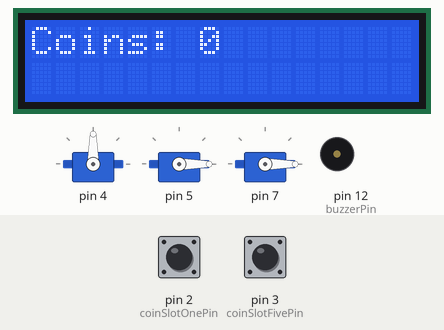
Bench run of a sketch on a simulated Arduino Uno, built with avr-gcc and run on an emulated ATmega328P. Parts: 3 × servo, 16×2 character LCD, buzzer (waves = sounding, pin HIGH). The inputs (shaded band) are chosen by the test bench; at power-on: pin 2 (coinSlotOnePin) HIGH, pin 3 (coinSlotFivePin) HIGH. What the sketch prints to the serial monitor is not drawn.

Above: at 2.3 s.
2.4 s: pin 2 (coinSlotOnePin) pulled LOW for 0.15 s
At 3.0 s:
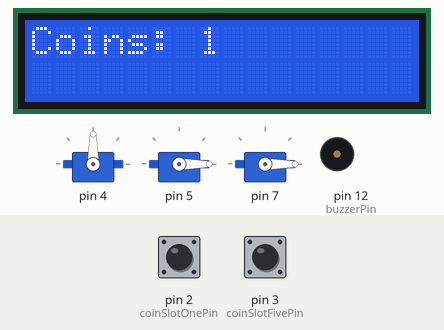
4.0 s: pin 3 (coinSlotFivePin) pulled LOW for 0.15 s
At 5.2 s:
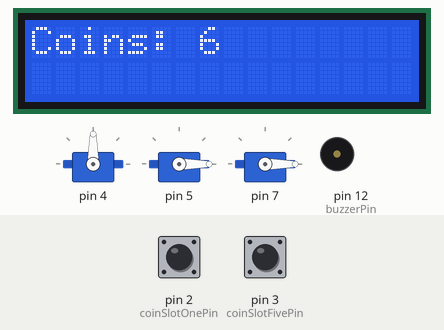
5.6 s: pin 2 (coinSlotOnePin) pulled LOW for 1 s
At 6.5 s:
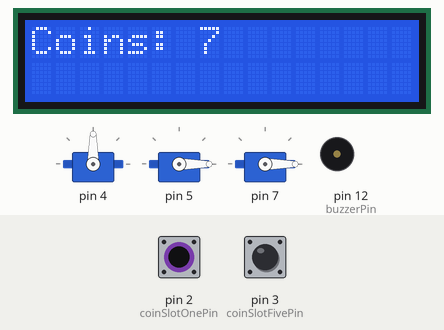
8.1 s: pin 3 (coinSlotFivePin) pulled LOW for 1 s
At 8.5 s:
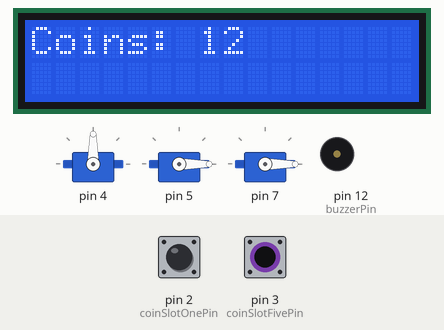
Timing chart, 0 to 11.1 s (numbered marks = the images above; inputs shaded):
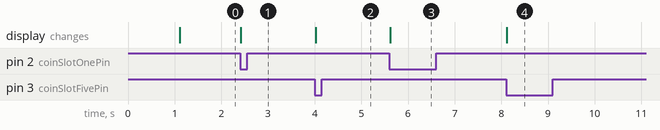

Measured:
- after the input at 2.4 s, the display: changes at once (image 1)
- after the input at 4.0 s, the display: changes at once (image 2)
- after the input at 5.6 s, the display: changes at once (image 3)
- after the input at 8.1 s, the display: changes at once (image 4)

The sketch:

vending_masheesh.ino
```cpp
/*

Buttons:
TestNotebook
BallPen
Pencil
Eraser

LEDs:
TestNotebook
BallPen
Pencil
Eraser

Coinslot 1P
Coinslot 5P

*/

#include "vending_masheesh.h"

// COMPONENTS

Item testBooklet;
Item ballPen;
Item pencil;
Item eraser;

Item* items[] = {
  &testBooklet,
  &ballPen,
  &pencil,
  &eraser
};

INIT_COINSLOT(coinSlotOne, coinSlotOneHandler);
INIT_COINSLOT(coinSlotFive, coinSlotFiveHandler);

// CODE

void setup()
{
  waitForSerial();
  SERIAL_PRINTLN();

  // Initialize components
  testBooklet = Item("Test Booklet", 5, testBookletButton, testBookletLed, new FeedbackControlledServoDispenser(testBookletServo, 120, testBookletServoFeedback));
  // ballPen = Item("Ballpen", 10, ballPenButton, ballPenLed, new ServoDispenser(ballPenServo, 0, 180, 1000));
  pencil = Item("Pencil", 10, pencilButton, pencilLed, new ServoDispenser(pencilServo, 0, 180, 50, 500, 500));
  eraser = Item("Eraser", 10, eraserButton, eraserLed, new ServoDispenser(eraserServo, 0, 160, 50, 10, 500));

  coinSlotOne = CoinSlot(coinSlotOnePin, 1);
  attachInterrupt(coinSlotOne.getInterrupt(), coinSlotOneHandler, FALLING);

  coinSlotFive = CoinSlot(coinSlotFivePin, 5);
  attachInterrupt(coinSlotFive.getInterrupt(), coinSlotFiveHandler, FALLING);

  lcd.init();
  lcd.backlight();

  pinMode(buzzerPin, OUTPUT);

  delay(1000);
  coinManager.initialize();
}

void loop()
{
  coinManager.processLoop();
  for (int i = 0; i < sizeof_arr(items); i++)
  {
    if (items[i]->isUsable()){
      items[i]->updateStatus();
    }
  }
  delay(10);
}

void waitForSerial()
{
#ifdef BWAIN_SERIAL_DEBUG
  Serial.begin(115200);
  while (!Serial.availableForWrite())
  {
    delay(10);
  }

  Serial.println();
#endif
}
```

vending_masheesh.h
```cpp
#ifndef MASHEESH_H
#define MASHEESH_H

#include <LiquidCrystal_I2C.h>
#include <Servo.h>

#define sizeof_arr(arr) sizeof(arr) / sizeof(arr[0])

#define SDA 20
#define SCL 21

#define G5_TONE 784
#define C6_TONE 1047
#define A5_TONE 880

// uncomment below to enable infinite coins
// #define BWAIN_INF_COIN

// uncomment below to enable serial debug
#define BWAIN_SERIAL_DEBUG

#ifdef BWAIN_SERIAL_DEBUG
#define SERIAL_PRINT(...) Serial.print(__VA_ARGS__)
#define SERIAL_PRINTLN(...) Serial.println(__VA_ARGS__)
#else
#define SERIAL_PRINT(...)
#define SERIAL_PRINTLN(...)
#endif

class CoinManager;
class Dispenser;
class ContinuousServoDispenser;
class ServoDispenser;
class Item;
class CoinSlot;
#define INIT_COINSLOT(name, interruptHandlerName) \
    CoinSlot name;                                \
    void interruptHandlerName()                   \
    {                                             \
        name.handleInterrupt();                   \
    }

LiquidCrystal_I2C lcd(0x27, 16, 2);

const unsigned long debounceMs = 400;
const unsigned long milliSecondsToDecay = 20 * 1000;

// PINS

const int testBookletButton = 22;
const int ballPenButton = 23;
const int pencilButton = 24;
const int eraserButton = 25;

const int testBookletLed = 40;
const int ballPenLed = 41;
const int pencilLed = 42;
const int eraserLed = 43;

const int testBookletServo = 4;
const int pencilServo = 5;
const int ballPenServo = 6;
const int eraserServo = 7;

const int coinSlotOnePin = 2;
const int coinSlotFivePin = 3;

const int buzzerPin = 12;
const int testBookletServoFeedback = 31;

int updateButtonStatus(int buttonPin, int *buttonState)
{
  int newState = digitalRead(buttonPin);
  if (*buttonState != newState)
  {
    *buttonState = newState;
    if (newState == HIGH)
    {
      return RISING;
    }
    else
    {
      return FALLING;
    }
  }
  else
  {
    return newState;
  }
}

class CoinManager
{
private:
  volatile int coins;
  volatile bool changed;
  volatile unsigned long sinceLastChange;

public:
  void initialize() {
#ifdef BWAIN_INF_COIN
    this->coins = 999;
#endif
    printCoins();
  }

  void processLoop() {
    resetOnExpiry();
    updateLcd();
  }

  void increment(int increment, unsigned long now)
  {
#ifndef BWAIN_INF_COIN
    this->coins += increment;
#endif
    this->changed = true;
    this->armExpiry(now);
    SERIAL_PRINT("Coins: ");
    SERIAL_PRINTLN(this->coins);
  }

  void decrement(int decrement)
  {
#ifndef BWAIN_INF_COIN
    this->coins -= decrement;
#endif
    this->changed = true;
    this->armExpiry();
    SERIAL_PRINT("Coins: ");
    SERIAL_PRINTLN(this->coins);
  }

  int getCoins()
  {
    return this->coins;
  }

  void armExpiry(unsigned long now)
  {
    this->sinceLastChange = now;
  }

  void armExpiry()
  {
    armExpiry(millis());
  }

private:
  void updateLcd()
  {
    if (this->changed)
    {
      SERIAL_PRINTLN("Updating LCD...");
      printCoins();
      this->changed = false;
    }
  }

  void resetOnExpiry()
  {
    unsigned long now = millis();
    bool isExpired = this->sinceLastChange != UINT32_MAX && now - this->sinceLastChange >= milliSecondsToDecay;
    if (isExpired)
    {
      SERIAL_PRINTLN("Active session expired");
#ifndef BWAIN_INF_COIN
      this->coins = 0;
#endif
      this->sinceLastChange = UINT32_MAX; // push reset to the future until next input
      lcd.clear();
    }
  }

  void printCoins()
  {
    lcd.clear();
    lcd.setCursor(0, 0);
    lcd.print("Coins: ");
    lcd.print(this->coins);
  }
};

CoinManager coinManager;

class Dispenser
{
public:
  int pin;

  virtual void dispense() = 0;
};

class ContinuousServoDispenser : public Dispenser
{
private:
  Servo servo;
  int rotationSpeed;
  int rotationDurationMs;

public:
  ContinuousServoDispenser(int servoPin, int rotationSpeed, int rotationDurationMs)
  {
    this->servo.attach(servoPin);
    this->rotationSpeed = rotationSpeed;
    this->rotationDurationMs = rotationDurationMs;

    servo.write(90);

    SERIAL_PRINT("Initialized Continuous Servo (Pin ");
    SERIAL_PRINT(servoPin);
    SERIAL_PRINT(", Speed: ");
    SERIAL_PRINT(rotationSpeed);
    SERIAL_PRINTLN(")");
  }

  void dispense()
  {
    servo.write(rotationSpeed);
    delay(rotationDurationMs);
    servo.write(90); // pause
  }
};

class FeedbackControlledServoDispenser : public Dispenser
{
private:
  Servo servo;
  int rotationSpeed;
  int feedbackPin;
  int feedbackPinState;

public:
  FeedbackControlledServoDispenser(int servoPin, int rotationSpeed, int feedbackPin)
  {
    this->servo.attach(servoPin);
    this->rotationSpeed = rotationSpeed;
    this->feedbackPin = feedbackPin;

    servo.write(90);
    pinMode(feedbackPin, INPUT_PULLUP);
    for (int i = 0; i < 5; i++) {
      this->feedbackPinState = digitalRead(feedbackPin); // warm up
    }

    SERIAL_PRINT("Initialized Feedback-Controlled Servo (Pin ");
    SERIAL_PRINT(servoPin);
    SERIAL_PRINT(", Speed: ");
    SERIAL_PRINT(rotationSpeed);
    SERIAL_PRINTLN(")");
  }

  void dispense()
  {
    servo.write(rotationSpeed);
    unsigned long now = millis();
    while (updateButtonStatus(feedbackPin, &feedbackPinState) != RISING && millis() - now < 6000) {}

    delay(50);
    servo.write(90); // pause
  }
};

class ServoDispenser : public Dispenser
{
private:
  Servo servo;
  int angle0;
  int angle1;
  int resetDelay; // in ms
  int goSpeed; // in ms
  int backSpeed; // in ms

public:
  ServoDispenser(int servoPin, int angle0, int angle1, int resetDelay, int goSpeed, int backSpeed)
  {
    this->servo.attach(servoPin);
    this->angle0 = angle0;
    this->angle1 = angle1;
    this->resetDelay = resetDelay;
    this->goSpeed = goSpeed;
    this->backSpeed = backSpeed;

    servo.write(angle0);

    SERIAL_PRINT("Initialized Servo (Pin ");
    SERIAL_PRINT(servoPin);
    SERIAL_PRINT(", Angle0: ");
    SERIAL_PRINT(angle0);
    SERIAL_PRINT(", Angle1: ");
    SERIAL_PRINT(angle1);
    SERIAL_PRINT(", Delay: ");
    SERIAL_PRINT(resetDelay);
    SERIAL_PRINT(", GoSpeed: ");
    SERIAL_PRINT(goSpeed);
    SERIAL_PRINT(", BackSpeed: ");
    SERIAL_PRINT(backSpeed);
    SERIAL_PRINTLN(")");
  }

  void dispense()
  {
    // split transition into 1 degree steps that will approximately take goSpeed
    // and backSpeed ms
    move(angle0, angle1, goSpeed);
    delay(resetDelay);
    move(angle1, angle0, backSpeed);
  }
private:
  void move(int from, int to, int speedMs) {
    int delayMs = speedMs / abs(to - from);
    if (delayMs < 1) {
      servo.write(to);
    }
    else {
      int increment = from < to ? 1 : -1;
      for (int i = from; i != to; i += increment) {
        servo.write(i);
        delay(delayMs);
      }
      servo.write(to);
    }
  }
};

class Item
{
private:
  Dispenser *dispenser;
  int buttonState;
  const char *name;
  int cost;
  int button;
  int led;
  bool usable;

public:
  Item() {
    this->usable = false;
  }

  Item(const char *name, int cost, int button, int led, Dispenser *dispenser)
  {
    this->name = name;
    this->cost = cost;
    this->button = button;
    this->led = led;
    this->dispenser = dispenser;
    this->usable = true;

    pinMode(button, INPUT_PULLUP);
    pinMode(led, OUTPUT);

    for (int i = 0; i < 5; i++) {
      this->buttonState = digitalRead(button); // warm up
    }

    SERIAL_PRINT("Initialized ");
    SERIAL_PRINTLN(name);
  }

  const char *getName()
  {
    return this->name;
  }

  void updateStatus()
  {
    bool canBeBought = this->canBeBought();
    updateLed(canBeBought);
    if (this->updateButtonStatus() == RISING)
    {
      SERIAL_PRINT(this->name);
      SERIAL_PRINT(" button pressed");
      if (canBeBought)
      {
        SERIAL_PRINTLN(" and can be bought");

        tone(buzzerPin, G5_TONE, 200);
        delay(200);
        lcd.clear();
        lcd.setCursor(0, 0);
        lcd.print("Dispensing ");
        lcd.setCursor(0, 1);
        lcd.print(name);

        coinManager.decrement(this->cost);
        this->updateLed(this->canBeBought());
        this->dispenser->dispense();

        lcd.clear();
        tone(buzzerPin, C6_TONE, 200);
        delay(200);
        tone(buzzerPin, A5_TONE, 150);
      }
      else
      {
        SERIAL_PRINTLN(" but cannot be bought");
        lcd.clear();
        lcd.setCursor(0, 0);
        lcd.print("KULANG PA");
        tone(buzzerPin, 262, 200);
        delay(400);
        tone(buzzerPin, 262, 600);
        coinManager.armExpiry();
      }
    }
  }

  bool isUsable()
  {
    return this->usable;
  }

private:
  bool canBeBought()
  {
    return coinManager.getCoins() >= this->cost;
  }

  void updateLed(bool canBeBought)
  {
    digitalWrite(this->led, canBeBought ? HIGH : LOW);
  }

  int updateButtonStatus()
  {
    return ::updateButtonStatus(this->button, &this->buttonState);
  }
};

class CoinSlot
{
private:
  volatile unsigned long sinceLastInsertedCoin = 0; // time in milliseconds
  int pin;
  int increment;

public:
  CoinSlot() {}
  CoinSlot(int pin, int increment)
  {
    pinMode(pin, INPUT_PULLUP);
    this->pin = pin;
    this->increment = increment;

    SERIAL_PRINT("Initialized CoinSlot (Pin ");
    SERIAL_PRINT(pin);
    SERIAL_PRINT(", Increment: ");
    SERIAL_PRINT(increment);
    SERIAL_PRINTLN(")");
  }

  void handleInterrupt()
  {
    unsigned long now = millis();
    if (debounce(now))
    {
      this->sinceLastInsertedCoin = now;
      coinManager.increment(this->increment, now);
    }
  }

  int getInterrupt()
  {
    return digitalPinToInterrupt(this->pin);
  }

private:
  bool debounce(unsigned long now)
  {
    bool r = now - sinceLastInsertedCoin > debounceMs;
    sinceLastInsertedCoin = now;
    return r;
  }
};

#endif
```
